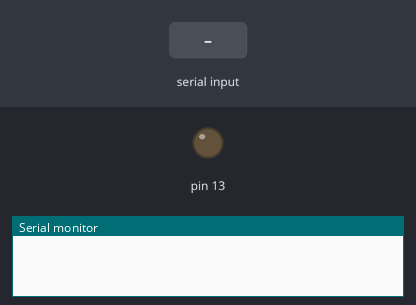
Simulated run of this sketch. Board: Arduino Uno, built with avr-gcc and run on an emulated ATmega328P. On the bench: output pins drawn as LEDs (lit = HIGH), the last lines printed to the serial monitor. Inputs (shaded band) come from the test bench.

Above: at 1.2 s.
1.3 s: "1" received over Serial
At 1.6 s:
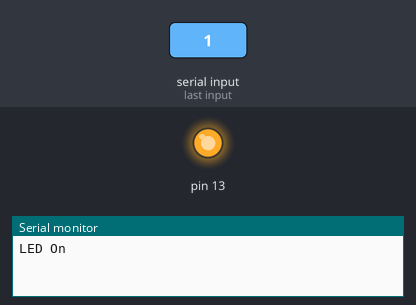
2.8 s: "0" received over Serial
At 3.9 s:
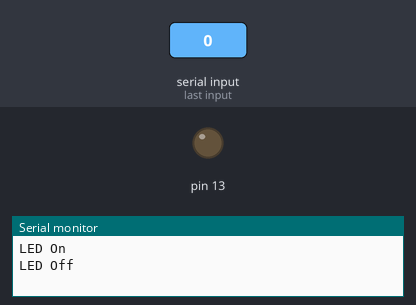
Timing chart, 0 to 5.8 s (numbered marks = the images above; inputs shaded):
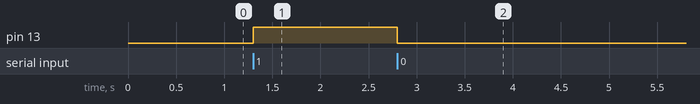

The sketch:

dueTestcharCode.ino
```cpp
char userInput;

void setup() {
  Serial.begin(9600);
  pinMode(13, OUTPUT);
}

void loop() {
  if (Serial.available() > 0) {
    userInput = Serial.read();
    if(userInput == '1') {
      Serial.println("LED On");
      digitalWrite(13, HIGH);
    } else if(userInput == '0') {
      Serial.println("LED Off");
      digitalWrite(13, LOW);
    }
  }
}
```

Measured:
- after the input at 1.3 s, pin 13: LOW → HIGH at once
- after the input at 2.8 s, pin 13: HIGH → LOW at once
